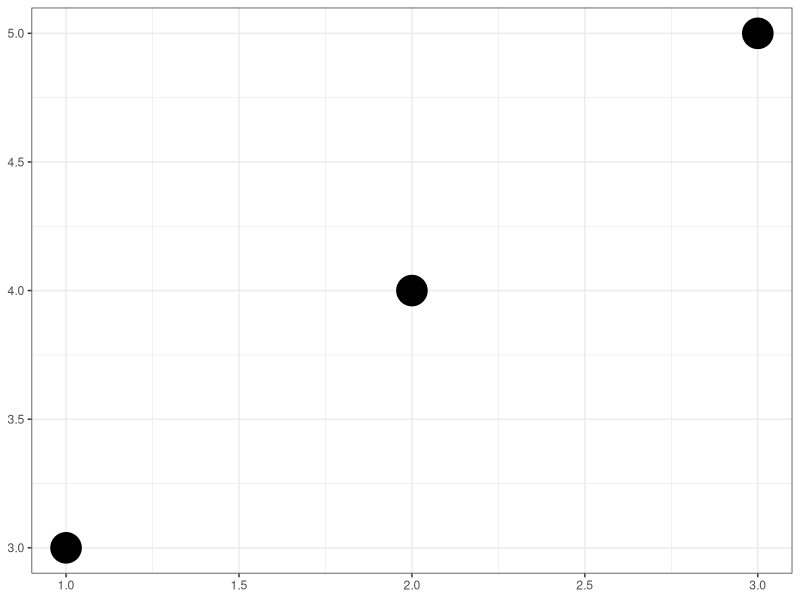

The R script that drew this image:
library(ggplot2)


x = c(1,2,3)
y = c(3,4,5)


df = data.frame(x, y)

ggplot(df)+
    geom_point(aes(x, y), size = 10)+
    theme_bw()+
    theme(
        axis.title  = element_blank()
    )
